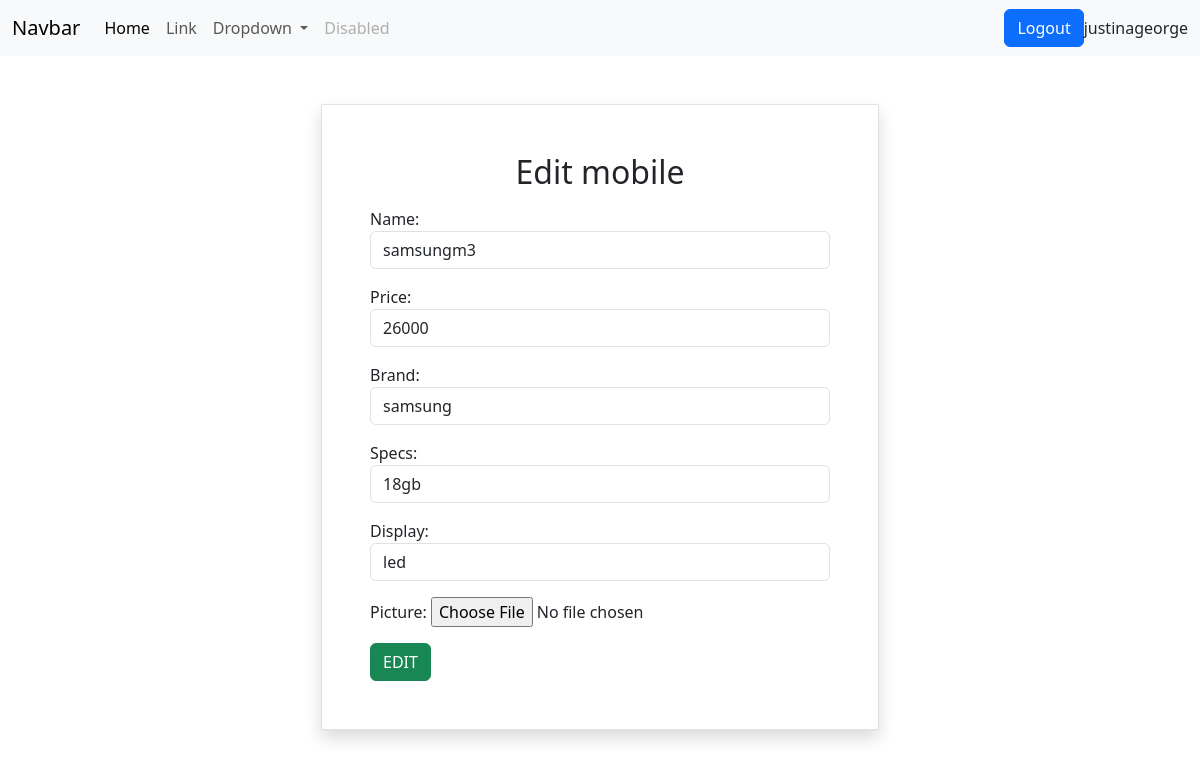
Screenshot of /mobiles/1/change (signed in) with the database file from the repository.
### mobile/models.py (models this page shows, shortened)
class Mobiles(models.Model):
    name=models.CharField(max_length=200,unique=True)
    price=models.PositiveIntegerField()
    brand=models.CharField(max_length=200)
    specs=models.CharField(max_length=200)
    display=models.CharField(max_length=200)
    picture= models.ImageField(upload_to="images",null=True)

### mobile/views.py (the view, shortened to what this page needs)
# urls.py: path("mobiles/<int:pk>/change",views.MobileUpdateView.as_view(), name="mobile-change"),
@method_decorator(signin_required,name="dispatch")
class MobileUpdateView(View):
    def get(self,request,*args,**kwargs):
        id=kwargs.get("pk")
        obj=Mobiles.objects.get(id=id)
        form=MobileForm(instance=obj)
        return render(request,"mobile_change.html",{"form":form})

### mobile/forms.py
class MobileForm(forms.ModelForm):
    class Meta:
        model=Mobiles
        fields="__all__"
        widgets={
            "name":forms.TextInput(attrs={"class":"form-control"}),
            "price":forms.NumberInput(attrs={"class":"form-control"}),
            "brand":forms.TextInput(attrs={"class":"form-control"}),
            "specs":forms.TextInput(attrs={"class":'form-control'}),
            "display":forms.TextInput(attrs={"class":"form-control"})
        }

### mobile/views.py (called while the page is built)
def signin_required(fn):
    def wrapper(request,*args,**kwargs):
        if not request.user.is_authenticated:
            return redirect("signin")
        else:
            return fn(request,*args,**kwargs)
    return wrapper

### mobile/templates/mobile_change.html (shortened to what this page needs)
{%extends 'base.html'%}
{%block body_block%}
<div class="container d-flex justify-content-center mt-5">
    <form action="" method="post" enctype="multipart/form-data"class="w-50 border shadow p-5">
        <h2 class="text-center mb-3">Edit mobile</h2>
        {{form.as_p}}
        <button type="submit" class="btn btn-success ">EDIT</button>
    </form>
    </div>
{%endblock%}

### mobile/templates/base.html (shortened to what this page needs)
<!DOCTYPE html>
<html lang="en">
<head>
    <link href="https://cdn.jsdelivr.net/npm/bootstrap@5.3.2/dist/css/bootstrap.min.css" rel="stylesheet">
</head>
<body>
    <nav class="navbar navbar-expand-lg bg-body-tertiary">
        <div class="container-fluid">
          <a class="navbar-brand" href="#">Navbar</a>
          <div class="collapse navbar-collapse" id="navbarSupportedContent">
            <ul class="navbar-nav me-auto mb-2 mb-lg-0">
              <li class="nav-item">
                <a class="nav-link active" aria-current="page" href="#">Home</a>
              </li>
              <li class="nav-item">
                <a class="nav-link" href="#">Link</a>
              </li>
              <li class="nav-item dropdown">
                <a class="nav-link dropdown-toggle" href="#" role="button" data-bs-toggle="dropdown" aria-expanded="false">
                  Dropdown
                </a>
              </li>
              <li class="nav-item">
                <a class="nav-link disabled" aria-disabled="true">Disabled</a>
              </li>
            </ul>
            <a href="{%url 'signout'%}" class="btn btn-primary">Logout  </a>{{request.user}}
          </div>
        </div>
      </nav>
{%block body_block%}
{%endblock%}
</body>
</html>

### rows the page displays
Mobiles: name "samsungm3", price "26000", brand "samsung", specs "18gb", display "led"

### other values shown
{{ request.user }} "justinageorge"
